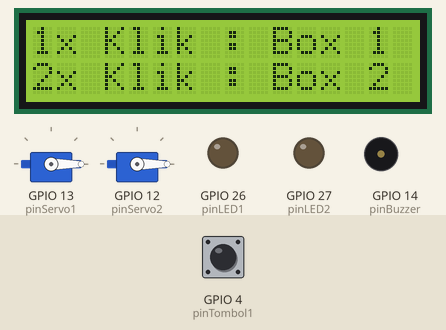
Bench run of a sketch on a simulated ESP32. On the bench: 2 × servo, 16×2 character LCD, output pins drawn as LEDs (lit = HIGH), buzzer (waves = sounding, pin HIGH). The inputs (shaded band) are chosen by the test bench; at power-on: GPIO 4 (pinTombol1) HIGH. WiFi joins after 1.5 s; servers stay silent unless stated; what the sketch prints to the serial monitor is not drawn.

Above: at 4.3 s.
4.4 s: GPIO 4 (pinTombol1) pulled LOW for 0.15 s
At 5.0 s:
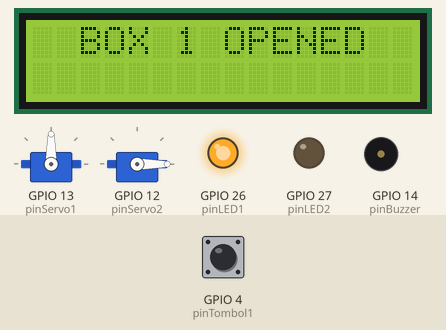
5.1 s: GPIO 4 (pinTombol1) pulled LOW for 1 s
At 7.2 s:
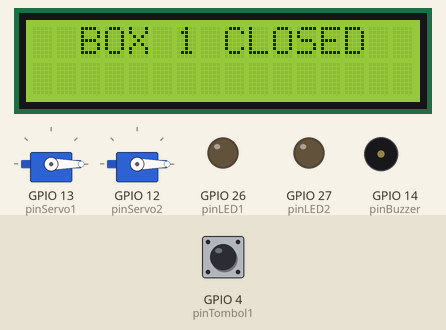
8.9 s: GPIO 4 (pinTombol1) pulled LOW for 3.2 s
At 14.4 s:
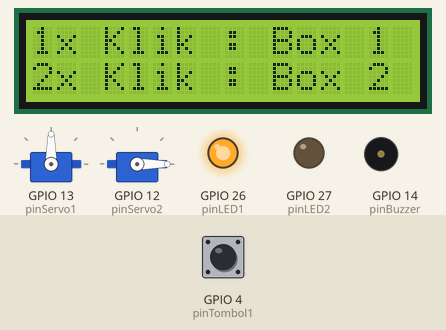
14.7 s: GPIO 4 (pinTombol1) pulled LOW for 0.15 s
At 15.3 s:
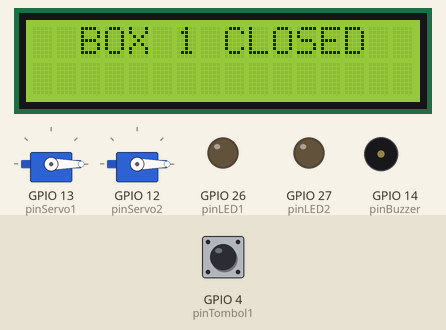
15.4 s: GPIO 4 (pinTombol1) pulsed LOW 5 times (0.12 s each, 0.3 s apart)
At 18.9 s:
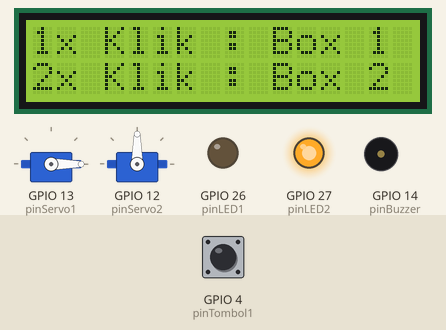
19.6 s: GPIO 4 (pinTombol1) pulled LOW for 0.15 s
At 20.4 s:
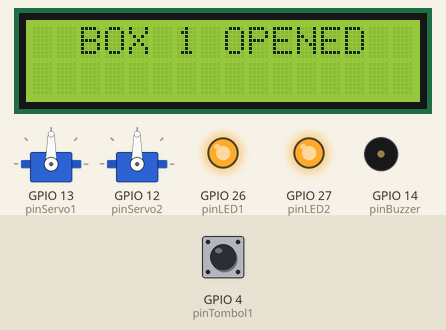
Timing chart, 0 to 21.3 s (numbered marks = the images above; inputs shaded):
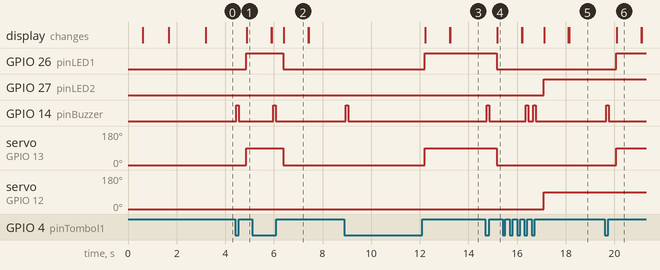

Measured:
- after the input at 4.4 s, GPIO 26 (pinLED1): LOW → HIGH after 0.47 s; GPIO 14 (pinBuzzer): LOW → HIGH after 0.05 s, → LOW 0.10 s later; servo on GPIO 13 (pinServo1): 0° → 90° after 0.47 s; the display: changes after 0.48 s (image 1)
- after the input at 5.1 s, GPIO 26 (pinLED1): HIGH → LOW after 1.3 s; GPIO 14 (pinBuzzer): LOW → HIGH after 0.87 s, → LOW 0.10 s later; servo on GPIO 13 (pinServo1): 90° → 0° after 1.3 s; the display: first differs from a run without the input after 1.3 s (image 2)
- after the input at 8.9 s, GPIO 26 (pinLED1): LOW → HIGH after 3.3 s; GPIO 14 (pinBuzzer): LOW → HIGH after 0.06 s, → LOW 0.10 s later; servo on GPIO 13 (pinServo1): 0° → 90° after 3.3 s; the display: first changes after 3.3 s (image 3 shows a later state)
- after the input at 14.7 s, GPIO 26 (pinLED1): HIGH → LOW after 0.47 s; GPIO 14 (pinBuzzer): LOW → HIGH after 0.05 s, → LOW 0.10 s later; servo on GPIO 13 (pinServo1): 90° → 0° after 0.47 s; the display: changes after 0.48 s (image 4)
- after the input at 15.4 s, GPIO 27 (pinLED2): LOW → HIGH after 1.7 s; GPIO 14 (pinBuzzer): alternates HIGH for 0.10 s and LOW for 0.21 s, 4 changes in all, then stays LOW, starting after 0.96 s; servo on GPIO 12 (pinServo2): 0° → 90° after 1.7 s; the display: first differs from a run without the input after 1.7 s (image 5 shows a later state)
- after the input at 19.6 s, GPIO 26 (pinLED1): LOW → HIGH after 0.49 s; GPIO 14 (pinBuzzer): LOW → HIGH after 0.07 s, → LOW 0.10 s later; servo on GPIO 13 (pinServo1): 0° → 90° after 0.49 s; the display: changes after 0.50 s (image 6)
- what the display in image 2 shows lasts 1.0 s, from 6.4 s to 7.4 s

The sketch:

medibox.ino
```cpp
#include <Wire.h>
#include <LiquidCrystal_I2C.h>
#include <ESP32Servo.h>
#include <WiFi.h>
#include <HTTPClient.h>
#include <ArduinoJson.h>

LiquidCrystal_I2C lcd(0x27, 16, 2);
Servo servo1;
Servo servo2;

// ================= KONFIGURASI WiFi & SERVER =================
const char* ssid       = "nama wifi";
const char* password   = "password wifi";
const char* serverUrl  = "http://192.168.1.3:3000/api/schedule";// sesuaikan ip dengan ip laptop server

// ================= DEKLARASI PIN ESP32 =================
const int pinBuzzer  = 14;
const int pinServo1  = 13;
const int pinServo2  = 12;
const int pinLED1    = 26;
const int pinLED2    = 27;
const int pinTombol1 = 4;

// Status tracker untuk logika buka-tutup kotak
bool statusKotak1 = false;
bool statusKotak2 = false;

// Variabel pendeteksi jumlah klik
unsigned long waktuTerakhirTekan = 0;
int jumlahKlik = 0;
const int jedaDoubleKlik = 400;

// Variabel polling API
unsigned long lastApiCheck = 0;
const unsigned long pollingInterval = 60000; // 60 detik

void setup() {
  Serial.begin(115200);

  pinMode(pinBuzzer, OUTPUT);
  pinMode(pinLED1, OUTPUT);
  pinMode(pinLED2, OUTPUT);
  pinMode(pinTombol1, INPUT_PULLUP);

  digitalWrite(pinBuzzer, LOW);
  digitalWrite(pinLED1, LOW);
  digitalWrite(pinLED2, LOW);

  servo1.attach(pinServo1);
  servo2.attach(pinServo2);
  servo1.write(0);
  servo2.write(0);

  lcd.init();
  lcd.backlight();
  lcd.setCursor(0, 0);
  lcd.print("  SMART MEDICINE  ");
  lcd.setCursor(0, 1);
  lcd.print("  Connecting...  ");

  // Koneksi WiFi
  WiFi.begin(ssid, password);
  int attempts = 0;
  while (WiFi.status() != WL_CONNECTED && attempts < 20) {
    delay(500);
    lcd.setCursor(0, 1);
    lcd.print(" Connecting.     ");
    attempts++;
  }

  if (WiFi.status() == WL_CONNECTED) {
    lcd.setCursor(0, 1);
    lcd.print("  WiFi Connected ");
    Serial.print("ESP32 IP : ");
    Serial.println(WiFi.localIP());
    Serial.print("Server   : ");
    Serial.println(serverUrl);
    Serial.print("Gateway  : ");
    Serial.println(WiFi.gatewayIP());
  } else {
    lcd.setCursor(0, 1);
    lcd.print("  WiFi Failed    ");
  }

  delay(1500);
  lcd.clear();
}

void loop() {
  lcd.setCursor(0, 0);
  lcd.print("1x Klik : Box 1 ");
  lcd.setCursor(0, 1);
  lcd.print("2x Klik : Box 2 ");

  // ---------- MANUAL MODE (TOMBOL) ----------
  if (digitalRead(pinTombol1) == LOW) {
    delay(50);
    jumlahKlik++;
    waktuTerakhirTekan = millis();

    digitalWrite(pinBuzzer, HIGH);
    delay(100);
    digitalWrite(pinBuzzer, LOW);

    while (digitalRead(pinTombol1) == LOW);
    delay(100);
  }

  if (jumlahKlik > 0 && (millis() - waktuTerakhirTekan > jedaDoubleKlik)) {
    if (jumlahKlik == 1) {
      statusKotak1 = !statusKotak1;
      if (statusKotak1) {
        servo1.write(90);
        digitalWrite(pinLED1, HIGH);
        lcd.clear();
        lcd.setCursor(0, 0); lcd.print("  BOX 1 OPENED  ");
      } else {
        servo1.write(0);
        digitalWrite(pinLED1, LOW);
        lcd.clear();
        lcd.setCursor(0, 0); lcd.print("  BOX 1 CLOSED  ");
      }
      delay(1000);
      lcd.clear();
    } else if (jumlahKlik == 2) {
      statusKotak2 = !statusKotak2;
      if (statusKotak2) {
        servo2.write(90);
        digitalWrite(pinLED2, HIGH);
        lcd.clear();
        lcd.setCursor(0, 0); lcd.print("  BOX 2 OPENED  ");
      } else {
        servo2.write(0);
        digitalWrite(pinLED2, LOW);
        lcd.clear();
        lcd.setCursor(0, 0); lcd.print("  BOX 2 CLOSED  ");
      }
      delay(1000);
      lcd.clear();
    }
    jumlahKlik = 0;
  }

  // ---------- API POLLING (SETIAP 60 DETIK) ----------
  if (WiFi.status() == WL_CONNECTED && (millis() - lastApiCheck > pollingInterval)) {
    lastApiCheck = millis();
    checkApiSchedule();
  }
}

void checkApiSchedule() {
  if (WiFi.status() != WL_CONNECTED) {
    Serial.println("WiFi not connected, reconnecting...");
    WiFi.reconnect();
    int retry = 0;
    while (WiFi.status() != WL_CONNECTED && retry < 10) {
      delay(500);
      retry++;
    }
    return;
  }

  HTTPClient http;
  http.begin(serverUrl);
  http.setTimeout(5000);
  int httpCode = http.GET();

  if (httpCode == HTTP_CODE_OK) {
    String payload = http.getString();
    Serial.println("API Response: " + payload);

    DynamicJsonDocument doc(2048);
    DeserializationError error = deserializeJson(doc, payload);

    if (!error) {
      JsonArray arr = doc.as<JsonArray>();

      for (JsonObject obj : arr) {
        const char* boxNum  = obj["box_number"];
        const char* medName = obj["medicine_name"];

        if (strcmp(boxNum, "1") == 0 && !statusKotak1) {
          statusKotak1 = true;
          servo1.write(90);
          digitalWrite(pinLED1, HIGH);
          lcd.clear();
          lcd.setCursor(0, 0); lcd.print("  BOX 1 OPENED  ");
          lcd.setCursor(0, 1); lcd.print(medName);
          delay(2000);
          lcd.clear();
        } else if (strcmp(boxNum, "2") == 0 && !statusKotak2) {
          statusKotak2 = true;
          servo2.write(90);
          digitalWrite(pinLED2, HIGH);
          lcd.clear();
          lcd.setCursor(0, 0); lcd.print("  BOX 2 OPENED  ");
          lcd.setCursor(0, 1); lcd.print(medName);
          delay(2000);
          lcd.clear();
        }
      }
    } else {
      Serial.println("JSON parse error");
    }
  } else {
    Serial.print("HTTP error: ");
    Serial.println(httpCode);
    Serial.print("WiFi RSSI: ");
    Serial.println(WiFi.RSSI());
  }

  http.end();
}
```
